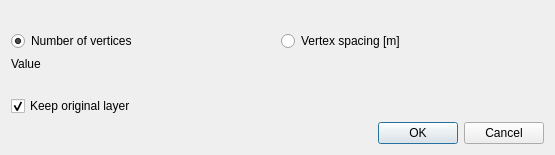
<?xml version="1.0" encoding="UTF-8"?>
<ui version="4.0">
 <class>Dialog</class>
 <widget class="QDialog" name="Dialog">
  <property name="geometry">
   <rect>
    <x>0</x>
    <y>0</y>
    <width>555</width>
    <height>155</height>
   </rect>
  </property>
  <property name="sizePolicy">
   <sizepolicy hsizetype="Preferred" vsizetype="Preferred">
    <horstretch>0</horstretch>
    <verstretch>0</verstretch>
   </sizepolicy>
  </property>
  <property name="minimumSize">
   <size>
    <width>318</width>
    <height>0</height>
   </size>
  </property>
  <property name="maximumSize">
   <size>
    <width>16777215</width>
    <height>16777215</height>
   </size>
  </property>
  <property name="windowTitle">
   <string>Densify Linestring</string>
  </property>
  <property name="modal">
   <bool>false</bool>
  </property>
  <layout class="QVBoxLayout" name="verticalLayout">
   <item>
    <widget class="QLabel" name="input_label">
     <property name="text">
      <string/>
     </property>
     <property name="wordWrap">
      <bool>true</bool>
     </property>
    </widget>
   </item>
   <item>
    <layout class="QHBoxLayout" name="horizontalLayout">
     <item>
      <widget class="QRadioButton" name="number_button">
       <property name="text">
        <string>Number of vertices</string>
       </property>
       <property name="checked">
        <bool>true</bool>
       </property>
      </widget>
     </item>
     <item>
      <widget class="QRadioButton" name="spacing_button">
       <property name="text">
        <string>Vertex spacing [m]</string>
       </property>
      </widget>
     </item>
    </layout>
   </item>
   <item>
    <layout class="QHBoxLayout" name="horizontalLayout_2">
     <item>
      <widget class="QLabel" name="label_2">
       <property name="minimumSize">
        <size>
         <width>150</width>
         <height>0</height>
        </size>
       </property>
       <property name="text">
        <string>Value</string>
       </property>
      </widget>
     </item>
     <item>
      <widget class="QgsFieldExpressionWidget" name="value_box" native="true"/>
     </item>
    </layout>
   </item>
   <item>
    <spacer name="verticalSpacer">
     <property name="orientation">
      <enum>Qt::Vertical</enum>
     </property>
     <property name="sizeHint" stdset="0">
      <size>
       <width>20</width>
       <height>40</height>
      </size>
     </property>
    </spacer>
   </item>
   <item>
    <widget class="QCheckBox" name="keeporiginal_box">
     <property name="text">
      <string>Keep original layer</string>
     </property>
     <property name="checked">
      <bool>true</bool>
     </property>
    </widget>
   </item>
   <item>
    <widget class="QDialogButtonBox" name="button_box">
     <property name="orientation">
      <enum>Qt::Horizontal</enum>
     </property>
     <property name="standardButtons">
      <set>QDialogButtonBox::Cancel|QDialogButtonBox::Ok</set>
     </property>
    </widget>
   </item>
  </layout>
 </widget>
 <customwidgets>
  <customwidget>
   <class>QgsFieldExpressionWidget</class>
   <extends>QWidget</extends>
   <header>qgis.gui</header>
  </customwidget>
 </customwidgets>
 <resources/>
 <connections>
  <connection>
   <sender>button_box</sender>
   <signal>accepted()</signal>
   <receiver>Dialog</receiver>
   <slot>accept()</slot>
   <hints>
    <hint type="sourcelabel">
     <x>516</x>
     <y>403</y>
    </hint>
    <hint type="destinationlabel">
     <x>313</x>
     <y>2</y>
    </hint>
   </hints>
  </connection>
  <connection>
   <sender>button_box</sender>
   <signal>rejected()</signal>
   <receiver>Dialog</receiver>
   <slot>reject()</slot>
   <hints>
    <hint type="sourcelabel">
     <x>545</x>
     <y>403</y>
    </hint>
    <hint type="destinationlabel">
     <x>541</x>
     <y>0</y>
    </hint>
   </hints>
  </connection>
 </connections>
</ui>
